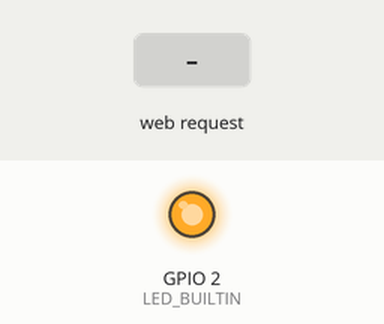
Recording of a program running on a simulated ESP8266 (Wemos D1 mini). Parts: output pins drawn as LEDs (lit = HIGH, except the on-board LED, lit = LOW). Inputs (shaded band) come from the test bench. WiFi joins after 1.5 s; servers stay silent unless stated; not simulated (calls return 0 or success): credentials.h; what the program prints to the serial monitor is not drawn.

Above: at 2.7 s.
2.8 s: HTTP request GET /led/on received
At 3.5 s:
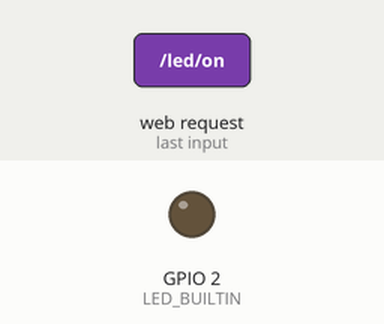
4.3 s: HTTP request GET /led/off received
At 4.7 s:
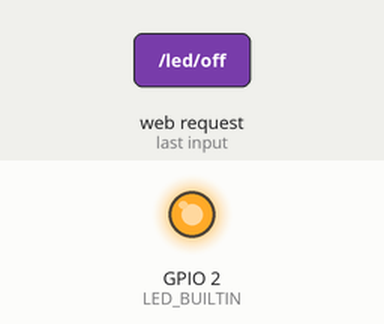
Timing chart, 0 to 7.3 s (numbered marks = the images above; inputs shaded):
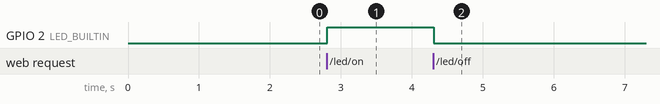

Measured:
- after the input at 2.8 s, GPIO 2 (LED_BUILTIN): LOW → HIGH at once
- after the input at 4.3 s, GPIO 2 (LED_BUILTIN): HIGH → LOW at once

The program:

main.cpp
```cpp
#include <Arduino.h>

#include "credentials.h"

#if defined(ESP8266)
#include <ESP8266WiFi.h>
#elif defined(ESP32)
#include <WiFi.h>
#endif

WiFiServer server(80);

String header;

String outputState = "off";

const int output = LED_BUILTIN;

unsigned long currentTime = millis();
unsigned long previousTime = 0;
const long timeoutTime = 2000;

void setup()
{
    Serial.begin(115200);
    pinMode(LED_BUILTIN, OUTPUT);
    digitalWrite(LED_BUILTIN, LOW);

    Serial.print("Connecting to ");
    Serial.println(ssid);
    WiFi.begin(ssid, password);
    while (WiFi.status() != WL_CONNECTED)
    {
        delay(500);
        Serial.print(".");
    }
    Serial.println("");
    Serial.println("WiFi connected.");
    Serial.println("IP address: ");
    Serial.println(WiFi.localIP());
    server.begin();
}

void loop()
{
    WiFiClient client = server.available(); // Listen for incoming clients

    if (client)
    { // If a new client connects,
        currentTime = millis();
        previousTime = currentTime;
        Serial.println("New Client."); // print a message out in the serial port
        String currentLine = "";       // make a String to hold incoming data from the client
        while (client.connected() && currentTime - previousTime <= timeoutTime)
        { // loop while the client's connected
            currentTime = millis();
            if (client.available())
            {                           // if there's bytes to read from the client,
                char c = client.read(); // read a byte, then
                Serial.write(c);        // print it out the serial monitor
                header += c;
                if (c == '\n')
                { // if the byte is a newline character
                    // if the current line is blank, you got two newline characters in a row.
                    // that's the end of the client HTTP request, so send a response:
                    if (currentLine.length() == 0)
                    {
                        // HTTP headers always start with a response code (e.g. HTTP/1.1 200 OK)
                        // and a content-type so the client knows what's coming, then a blank line:
                        client.println("HTTP/1.1 200 OK");
                        client.println("Content-type:text/html");
                        client.println("Connection: close");
                        client.println();

                        // turns the LED_BUILTINon and off
                        if (header.indexOf("GET /led/on") >= 0)
                        {
                            Serial.println("LED_BUILTIN led on");
                            outputState = "on";
                            digitalWrite(LED_BUILTIN, HIGH);
                        }
                        else if (header.indexOf("GET /led/off") >= 0)
                        {
                            Serial.println("LED_BUILTIN led off");
                            outputState = "off";
                            digitalWrite(LED_BUILTIN, LOW);
                        }

                        client.println("<!DOCTYPE html><html>");
                        client.println("<head><meta name=\"viewport\" content=\"width=device-width, initial-scale=1\">");
                        client.println("<link rel=\"icon\" href=\"data:,\">");
                        client.println("<style>html { font-family: Helvetica; display: inline-block; margin: 0px auto; text-align: center;}");
                        client.println(".button { background-color: #4CAF50; border: none; color: white; padding: 16px 40px;");
                        client.println("text-decoration: none; font-size: 30px; margin: 2px; cursor: pointer;}");
                        client.println(".button2 {background-color: #555555;}</style></head>");

                        client.println("<body><h1>ESP Web Server</h1>");

                        client.println("<p>LED_BUILTIN - State " + outputState + "</p>");
                        if (outputState == "off")
                        {
                            client.println("<p><a href=\"/led/on\"><button class=\"button\">ON</button></a></p>");
                        }
                        else
                        {
                            client.println("<p><a href=\"/led/off\"><button class=\"button button2\">OFF</button></a></p>");
                        }

                        client.println("</body></html>");

                        client.println();
                        break;
                    }
                    else
                    {
                        currentLine = "";
                    }
                }
                else if (c != '\r')
                {
                    currentLine += c;
                }
            }
        }
        header = "";
        client.stop();
        Serial.println("Client disconnected.");
        Serial.println("");
    }
}
```
